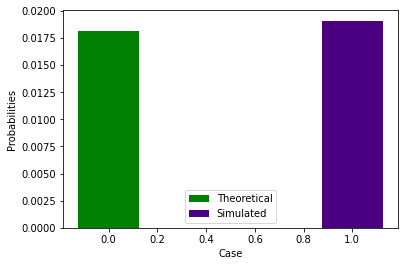

Generate this figure with Python:
import numpy as np
import matplotlib.pyplot as plt
th_prob=1/55
sample_size=10000
SampleX1=[0]*sample_size
sampleX2=[0]*sample_size
sampleX3=[0]*sample_size
count=0
for i in range(sample_size):
    x1=np.random.choice([0,1],p=[4/12,8/12])
    if x1==0:
        x2=np.random.choice([0,1],p=[3/11,8/11])
        if x2==0:
          x3=np.random.choice([0,1],p=[2/10,8/10])
          if x3==0:
            count+=1
sim_prob=count/sample_size
print("Theoretical probability=%f, simulated probability=%f"%(th_prob,sim_prob))

cases=['i']

x = np.arange(len(cases))
plt.bar(x + 0.00, th_prob, color = 'green', width = 0.25, label = 'Theoretical')
plt.bar(x + 1, sim_prob, color = 'indigo', width = 0.25, label = 'Simulated')
plt.xlabel('Case')
plt.ylabel('Probabilities')

plt.legend()
plt.show()
